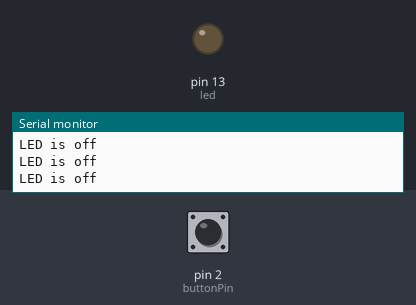
This sketch was run on a simulated Arduino Uno, built with avr-gcc and run on an emulated ATmega328P. Shown: output pins drawn as LEDs (lit = HIGH), the last lines printed to the serial monitor. The test bench sets the inputs (shaded band); at power-on: pin 2 (buttonPin) LOW.

Above: at 2.8 s.
2.9 s: pin 2 (buttonPin) pulled HIGH for 1.2 s
At 3.4 s:
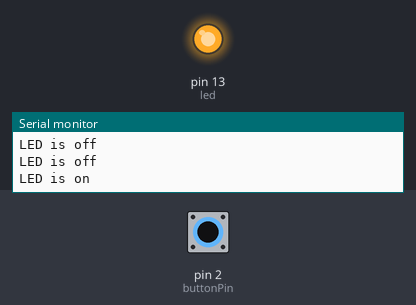
6.5 s: pin 2 (buttonPin) pulled HIGH for 3.2 s
At 11.2 s:
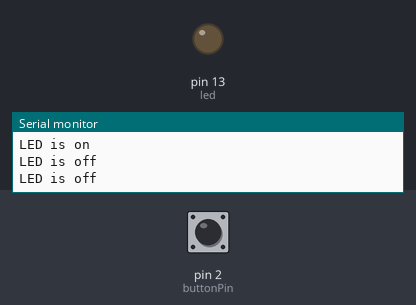
Timing chart, 0 to 12.7 s (numbered marks = the images above; inputs shaded):
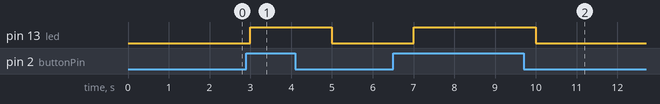

The sketch:

Blink1.ino
```cpp
// Pin 13 has an LED connected on most Arduino boards.
// give it a name:
int led = 13;
int buttonPin = 2;
int buttonState = 0;

// the setup routine runs once when you press reset:
void setup() {
  //start the serial connection from Arduino back to computer
  Serial.begin(9600);

  // initialize the digital pin as an output.
  pinMode(led, OUTPUT);
  pinMode(buttonPin, INPUT);
}

// the loop routine runs over and over again forever:
void loop() {
  //read the button
  buttonState = digitalRead(buttonPin);
  //perform dif actions dependent on the button state
  if (buttonState ==HIGH) {
  digitalWrite(led, HIGH);   // turn the LED on (HIGH is the voltage level)
  Serial.println("LED is on");
  delay(1000);               // wait for a second
  } else {
  digitalWrite(led, LOW);    // turn the LED off by making the voltage LOW
  Serial.println("LED is off");
  delay(1000);               // wait for a second
  }
}
//trigger a state change to press button once for on, press button again for off
//debouncing***
//push all code to git before class
//second sketch for debounce
//upload video of it working
```

Measured:
- after the input at 2.9 s, pin 13 (led): LOW → HIGH after 0.10 s, → LOW 2.0 s later
- after the input at 6.5 s, pin 13 (led): LOW → HIGH after 0.50 s, → LOW 3.0 s later
